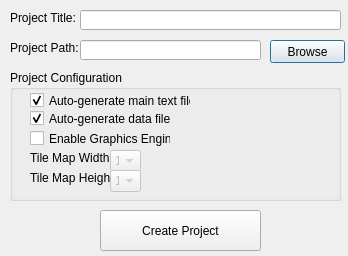
<?xml version="1.0" encoding="UTF-8"?>
<ui version="4.0">
 <class>ProjectCreator</class>
 <widget class="QDialog" name="ProjectCreator">
  <property name="geometry">
   <rect>
    <x>0</x>
    <y>0</y>
    <width>348</width>
    <height>256</height>
   </rect>
  </property>
  <property name="windowTitle">
   <string>Create New Project</string>
  </property>
  <widget class="QLineEdit" name="txtPath">
   <property name="geometry">
    <rect>
     <x>80</x>
     <y>40</y>
     <width>181</width>
     <height>20</height>
    </rect>
   </property>
  </widget>
  <widget class="QLabel" name="lblPath">
   <property name="geometry">
    <rect>
     <x>10</x>
     <y>40</y>
     <width>71</width>
     <height>16</height>
    </rect>
   </property>
   <property name="text">
    <string>Project Path:</string>
   </property>
  </widget>
  <widget class="QPushButton" name="btnBrowse">
   <property name="geometry">
    <rect>
     <x>270</x>
     <y>40</y>
     <width>75</width>
     <height>23</height>
    </rect>
   </property>
   <property name="text">
    <string>Browse</string>
   </property>
  </widget>
  <widget class="QLabel" name="lblTitle">
   <property name="geometry">
    <rect>
     <x>10</x>
     <y>10</y>
     <width>71</width>
     <height>16</height>
    </rect>
   </property>
   <property name="text">
    <string>Project Title:</string>
   </property>
  </widget>
  <widget class="QLineEdit" name="txtTitle">
   <property name="geometry">
    <rect>
     <x>80</x>
     <y>10</y>
     <width>261</width>
     <height>20</height>
    </rect>
   </property>
   <property name="maxLength">
    <number>44</number>
   </property>
  </widget>
  <widget class="QGroupBox" name="grpConf">
   <property name="geometry">
    <rect>
     <x>10</x>
     <y>70</y>
     <width>331</width>
     <height>131</height>
    </rect>
   </property>
   <property name="title">
    <string>Project Configuration</string>
   </property>
   <widget class="QCheckBox" name="chkAutoGenerateMain">
    <property name="geometry">
     <rect>
      <x>20</x>
      <y>20</y>
      <width>161</width>
      <height>21</height>
     </rect>
    </property>
    <property name="text">
     <string>Auto-generate main text file</string>
    </property>
    <property name="checked">
     <bool>true</bool>
    </property>
   </widget>
   <widget class="QCheckBox" name="chkEnableGFX">
    <property name="geometry">
     <rect>
      <x>20</x>
      <y>60</y>
      <width>141</width>
      <height>17</height>
     </rect>
    </property>
    <property name="text">
     <string>Enable Graphics Engine</string>
    </property>
   </widget>
   <widget class="QLabel" name="lblTileWidth">
    <property name="geometry">
     <rect>
      <x>20</x>
      <y>80</y>
      <width>91</width>
      <height>16</height>
     </rect>
    </property>
    <property name="text">
     <string>Tile Map Width:</string>
    </property>
   </widget>
   <widget class="QLabel" name="lblTileHeight">
    <property name="geometry">
     <rect>
      <x>20</x>
      <y>100</y>
      <width>91</width>
      <height>16</height>
     </rect>
    </property>
    <property name="text">
     <string>Tile Map Height:</string>
    </property>
   </widget>
   <widget class="QComboBox" name="cmbTileWidth">
    <property name="enabled">
     <bool>false</bool>
    </property>
    <property name="geometry">
     <rect>
      <x>100</x>
      <y>80</y>
      <width>31</width>
      <height>22</height>
     </rect>
    </property>
    <item>
     <property name="text">
      <string>1</string>
     </property>
    </item>
    <item>
     <property name="text">
      <string>2</string>
     </property>
    </item>
    <item>
     <property name="text">
      <string>3</string>
     </property>
    </item>
    <item>
     <property name="text">
      <string>4</string>
     </property>
    </item>
   </widget>
   <widget class="QComboBox" name="cmbTileHeight">
    <property name="enabled">
     <bool>false</bool>
    </property>
    <property name="geometry">
     <rect>
      <x>100</x>
      <y>100</y>
      <width>31</width>
      <height>22</height>
     </rect>
    </property>
    <item>
     <property name="text">
      <string>1</string>
     </property>
    </item>
    <item>
     <property name="text">
      <string>2</string>
     </property>
    </item>
    <item>
     <property name="text">
      <string>3</string>
     </property>
    </item>
    <item>
     <property name="text">
      <string>4</string>
     </property>
    </item>
   </widget>
   <widget class="QCheckBox" name="chkAutoGenerateData">
    <property name="geometry">
     <rect>
      <x>20</x>
      <y>40</y>
      <width>161</width>
      <height>17</height>
     </rect>
    </property>
    <property name="text">
     <string>Auto-generate data file</string>
    </property>
    <property name="checked">
     <bool>true</bool>
    </property>
   </widget>
  </widget>
  <widget class="QPushButton" name="btnCreate">
   <property name="geometry">
    <rect>
     <x>100</x>
     <y>210</y>
     <width>161</width>
     <height>41</height>
    </rect>
   </property>
   <property name="text">
    <string>Create Project</string>
   </property>
  </widget>
 </widget>
 <tabstops>
  <tabstop>txtTitle</tabstop>
  <tabstop>txtPath</tabstop>
  <tabstop>btnBrowse</tabstop>
  <tabstop>chkAutoGenerateMain</tabstop>
  <tabstop>chkAutoGenerateData</tabstop>
  <tabstop>chkEnableGFX</tabstop>
  <tabstop>cmbTileWidth</tabstop>
  <tabstop>cmbTileHeight</tabstop>
  <tabstop>btnCreate</tabstop>
 </tabstops>
 <resources/>
 <connections/>
</ui>
